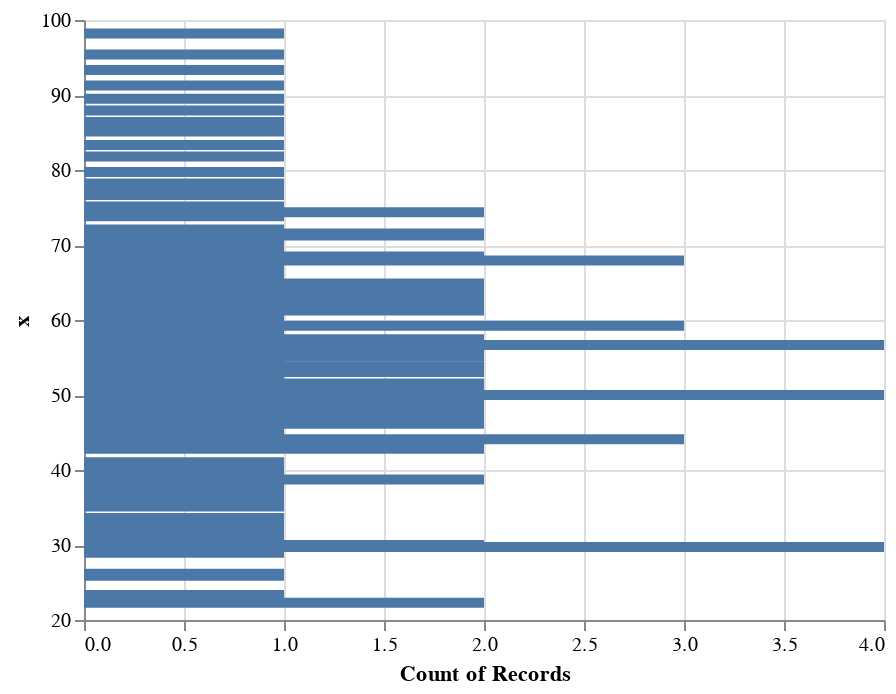

Here is the notebook cell this chart was saved with:
### Code cell
bars = alt.Chart(dinodf).mark_bar().encode(
    x='count(x)',
    y='x'
)
bars

### Figure 1 — Vega-Lite specification as saved in the notebook (floating-point values rounded to 4 significant figures; data arrays with more than 128 entries replaced by an {"elided": "..."} marker saying what was removed)
{"config": {"view": {"continuousWidth": 400, "continuousHeight": 300}}, "data": {"name": "data-05c6c0db3f3190ea2f2d6865f2142213"}, "mark": "bar", "encoding": {"x": {"type": "quantitative", "aggregate": "count", "field": "x"}, "y": {"type": "quantitative", "field": "x"}}, "$schema": "https://vega.github.io/schema/vega-lite/v4.8.1.json", "datasets": {"data-05c6c0db3f3190ea2f2d6865f2142213": {"elided": "142 records"}}}
